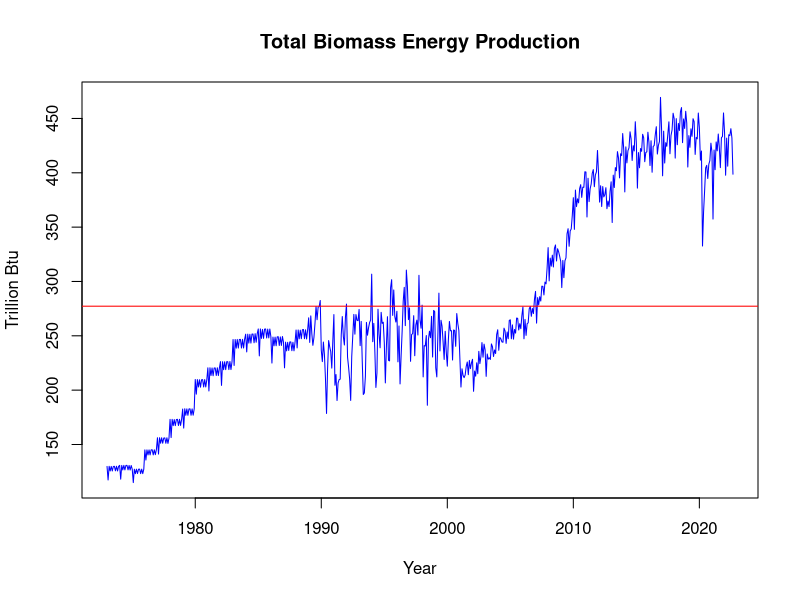
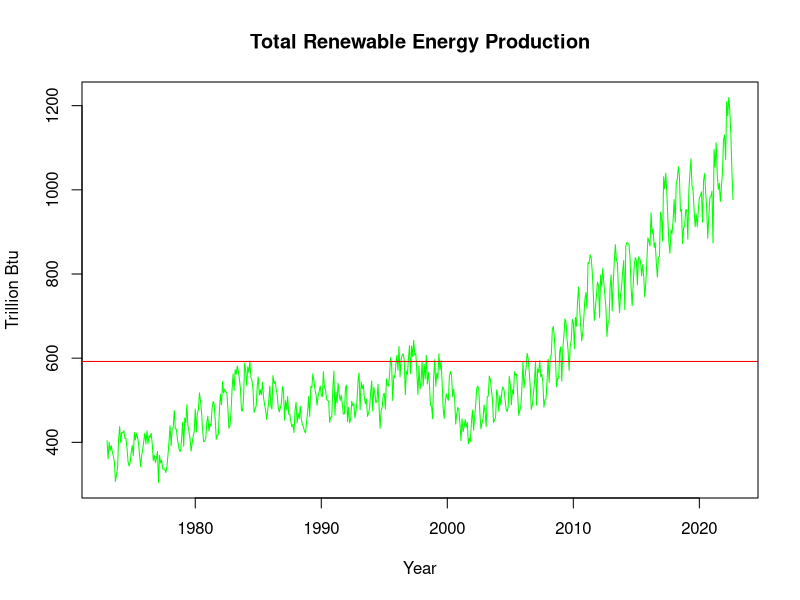
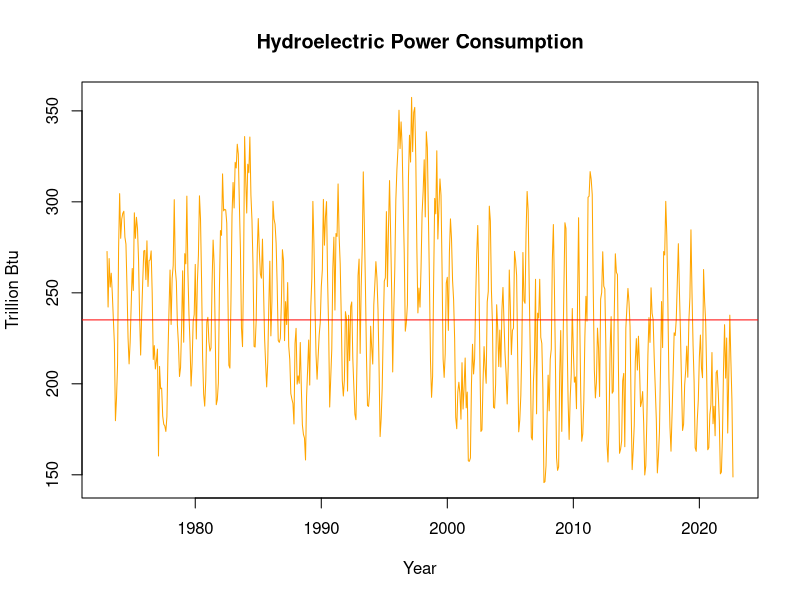
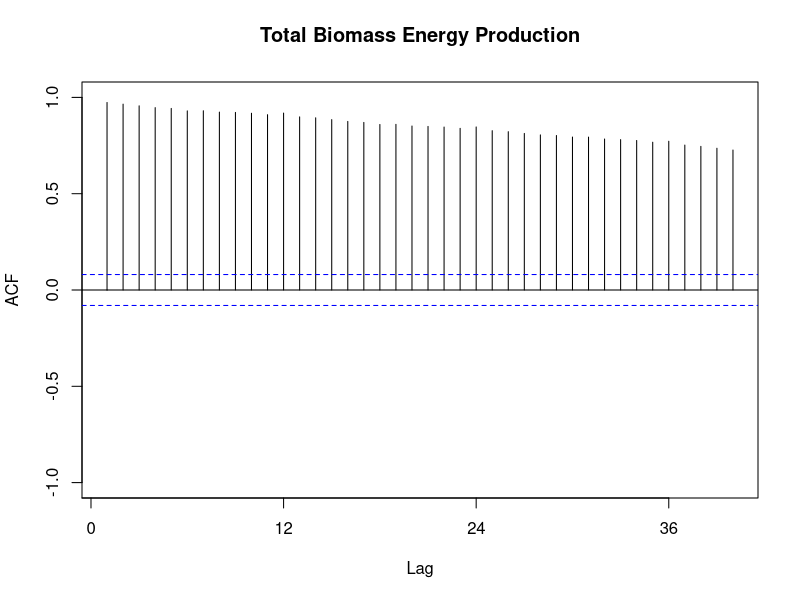
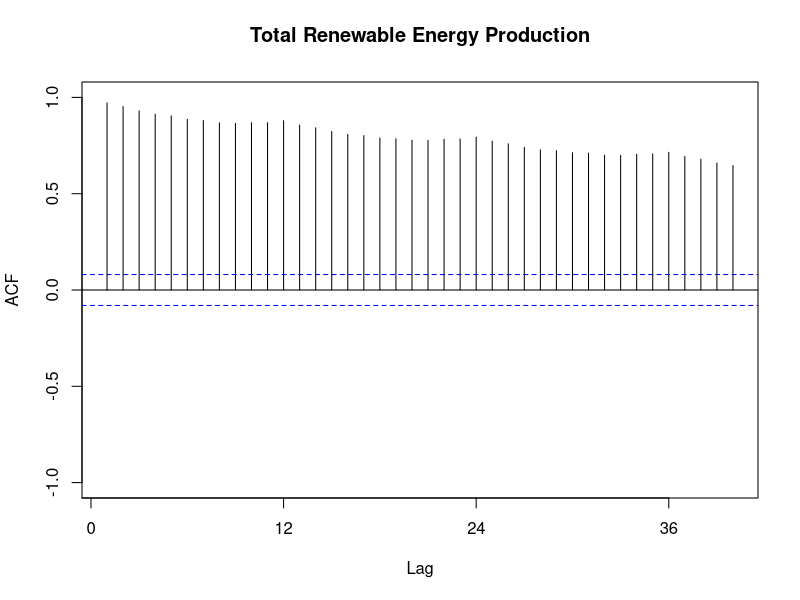
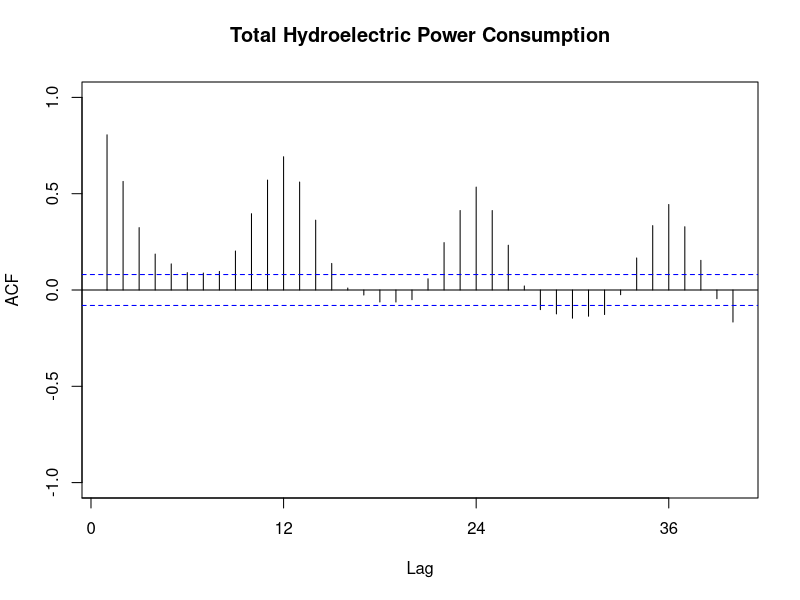
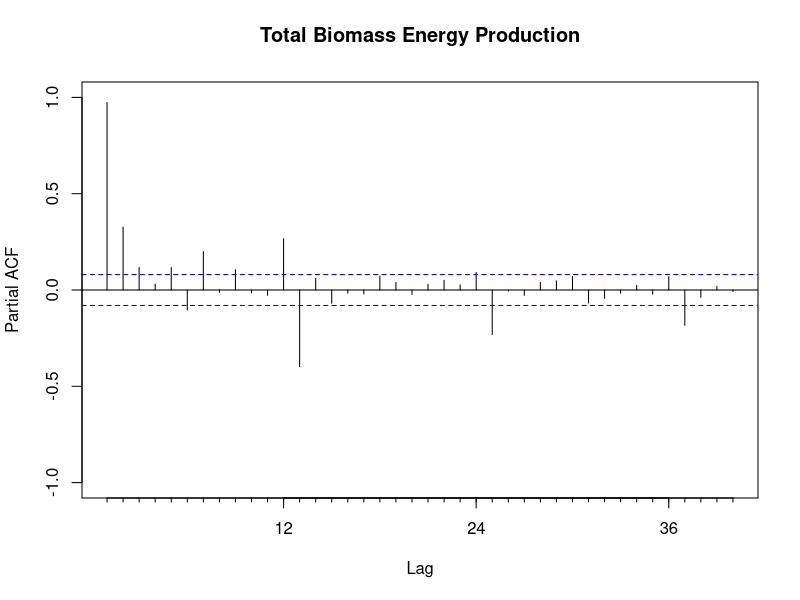
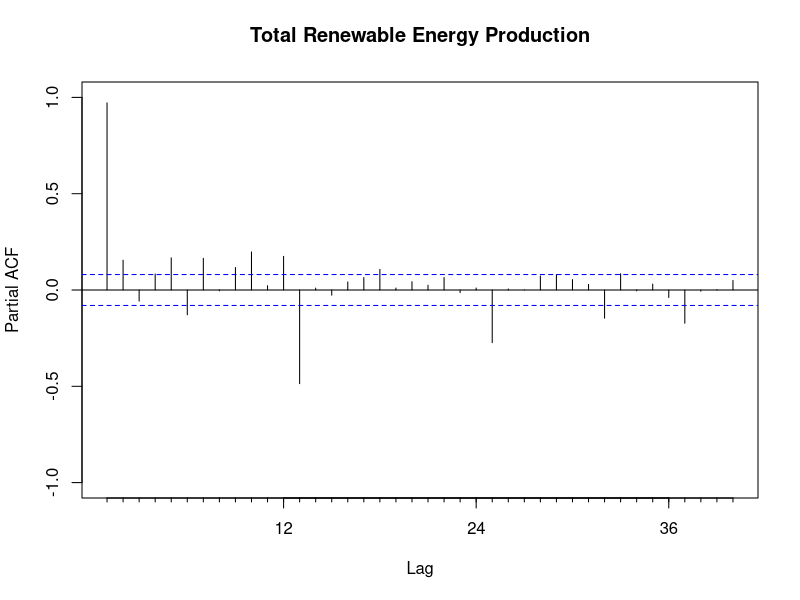

Reproduce these figures in R, in order.
## ---- chunk 1
#Load/install required package here
library(forecast)
library(tseries)
library(dplyr)
## ---- chunk 2
#Importing data set
energy_data <- read.csv(file="./Data/Table_10.1_Renewable_Energy_Production_and_Consumption_by_Source-Edit.csv", header=TRUE,dec = ".",sep=",",stringsAsFactors = TRUE)
## ---- chunk 3
energy_data_df<-energy_data %>%
  select(Month, Total.Biomass.Energy.Production, Total.Renewable.Energy.Production, Hydroelectric.Power.Consumption)
head(energy_data_df)
## ---- chunk 4
ts_energy_data<-ts(energy_data_df[,2:4], frequency=12,start=c(1973,1))
head(ts_energy_data)
## ---- chunk 5
mean(energy_data_df$Total.Biomass.Energy.Production)
sd(energy_data_df$Total.Biomass.Energy.Production)
mean(energy_data_df$Total.Renewable.Energy.Production)
sd(energy_data_df$Total.Renewable.Energy.Production)
mean(energy_data_df$Hydroelectric.Power.Consumption)
sd(energy_data_df$Hydroelectric.Power.Consumption)
## ---- chunk 6
plot(ts_energy_data[,"Total.Biomass.Energy.Production"],type="l",col="blue",xlab="Year",ylab="Trillion Btu",main="Total Biomass Energy Production") 
abline(h=mean(ts_energy_data[,"Total.Biomass.Energy.Production"]),col="red")

plot(ts_energy_data[,"Total.Renewable.Energy.Production"],type="l",col="green",xlab="Year",ylab="Trillion Btu",main="Total Renewable Energy Production")
abline(h=mean(ts_energy_data[,"Total.Renewable.Energy.Production"]),col="red")

plot(ts_energy_data[,"Hydroelectric.Power.Consumption"],type="l",col="orange",xlab="Year",ylab="Trillion Btu",main="Hydroelectric Power Consumption")
abline(h=mean(ts_energy_data[,"Hydroelectric.Power.Consumption"]),col="red")
## ---- chunk 7
cor(ts_energy_data)
## ---- chunk 8
Acf(ts_energy_data[,1], lag.max = 40, main="Total Biomass Energy Production", ylim=c(-1,1))
Acf(ts_energy_data[,2], lag.max = 40, main="Total Renewable Energy Production", ylim=c(-1,1))
Acf(ts_energy_data[,3], lag.max = 40, main="Total Hydroelectric Power Consumption", ylim=c(-1,1))
## ---- chunk 9
Pacf(ts_energy_data[,1], lag.max = 40, main="Total Biomass Energy Production", ylim=c(-1,1))
Pacf(ts_energy_data[,2], lag.max = 40, main="Total Renewable Energy Production", ylim=c(-1,1))
Pacf(ts_energy_data[,3], lag.max = 40, main="Total Hydroelectric Power Consumption", ylim=c(-1,1))
